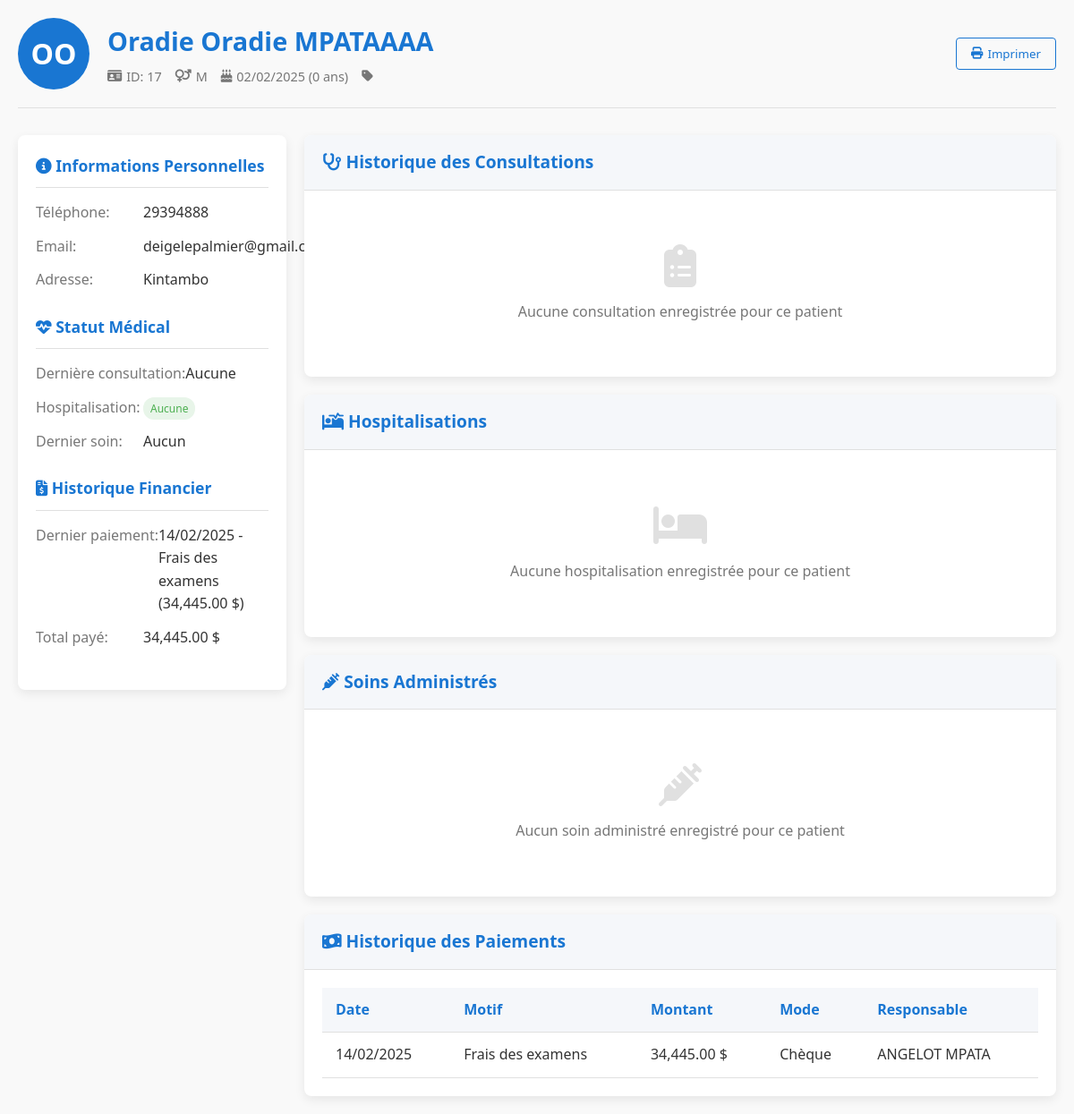
/dossier.php?id=17, run on the app's committed database.
### tables this page shows
CREATE TABLE IF NOT EXISTS `patient` (
  `id_patient` int NOT NULL AUTO_INCREMENT,
  `nom` varchar(50) DEFAULT NULL,
  `postnom` varchar(50) DEFAULT NULL,
  `prenom` varchar(50) DEFAULT NULL,
  `telephone` varchar(20) DEFAULT NULL,
  `Datenaiss` date DEFAULT NULL,
  `AdresseMail` varchar(100) DEFAULT NULL,
  `sexe` varchar(10) DEFAULT NULL,
  `adresse` varchar(255) DEFAULT NULL,
  `id_categorie` int DEFAULT NULL,
  `id_agent` int DEFAULT NULL,
  PRIMARY KEY (`id_patient`),
  KEY `id_categorie` (`id_categorie`),
  KEY `id_agent` (`id_agent`)
);

CREATE TABLE IF NOT EXISTS `paiement` (
  `id_paie` int NOT NULL AUTO_INCREMENT,
  `montant` decimal(10,2) DEFAULT NULL,
  `date_paie` date DEFAULT NULL,
  `id_Motifpaie` int DEFAULT NULL,
  `id_patient` int DEFAULT NULL,
  `id_Modepaiement` int DEFAULT NULL,
  `id_agent` int DEFAULT NULL,
  PRIMARY KEY (`id_paie`),
  KEY `id_Motifpaie` (`id_Motifpaie`),
  KEY `id_patient` (`id_patient`),
  KEY `id_Modepaiement` (`id_Modepaiement`),
  KEY `id_agent` (`id_agent`)
);

CREATE TABLE IF NOT EXISTS `motifpaiement` (
  `id_Motifpaie` int NOT NULL AUTO_INCREMENT,
  `lib_Motifpaie` varchar(100) DEFAULT NULL,
  `prix` decimal(10,2) DEFAULT NULL,
  PRIMARY KEY (`id_Motifpaie`)
);

CREATE TABLE IF NOT EXISTS `modepaiement` (
  `id_Modepaiement` int NOT NULL AUTO_INCREMENT,
  `lib_Modepaiement` varchar(50) DEFAULT NULL,
  `numero_transaction` varchar(100) DEFAULT NULL,
  PRIMARY KEY (`id_Modepaiement`)
);

CREATE TABLE IF NOT EXISTS `agent` (
  `id_agent` int NOT NULL AUTO_INCREMENT,
  `nom` varchar(50) DEFAULT NULL,
  `postnom` varchar(50) DEFAULT NULL,
  `prenom` varchar(50) DEFAULT NULL,
  `telephone` varchar(20) DEFAULT NULL,
  `AdresseMail` varchar(100) DEFAULT NULL,
  `sexe` varchar(10) DEFAULT NULL,
  `adresse` varchar(255) DEFAULT NULL,
  `id_specialite` int DEFAULT NULL,
  `id_fonction` int DEFAULT NULL,
  PRIMARY KEY (`id_agent`),
  KEY `id_specialite` (`id_specialite`),
  KEY `id_fonction` (`id_fonction`)
);

### dossier.php (the view, shortened to what the rows shown need)
<!DOCTYPE html>
<html lang="fr">
<head>
    <link rel="stylesheet" href="https://cdnjs.cloudflare.com/ajax/libs/font-awesome/6.4.0/css/all.min.css">
    <link href="CSS/dossier.css" rel="stylesheet">
</head>
<body>
    <div class="container">
        <?php
        include('Configuration/config.php');
        $id_patient = isset($_GET['id']) ? intval($_GET['id']) : 0;
        try {
            $sql_patient = "SELECT p.*, c.lib_categ
                           FROM patient p
                           LEFT JOIN categorie c ON p.id_categorie = c.id_categorie
                           WHERE p.id_patient = ?";
            $stmt_patient = $pdo->prepare($sql_patient);
            $stmt_patient->execute([$id_patient]);
            $patient = $stmt_patient->fetch(PDO::FETCH_ASSOC);
            $sql_paiements = "SELECT pa.*, m.lib_Motifpaie, mp.lib_Modepaiement, a.nom as agent_nom, a.prenom as agent_prenom
                            FROM paiement pa
                            LEFT JOIN motifpaiement m ON pa.id_Motifpaie = m.id_Motifpaie
                            LEFT JOIN modepaiement mp ON pa.id_Modepaiement = mp.id_Modepaiement
                            LEFT JOIN agent a ON pa.id_agent = a.id_agent
                            WHERE pa.id_patient = ?
                            ORDER BY pa.date_paie DESC";
            $stmt_paiements = $pdo->prepare($sql_paiements);
            $stmt_paiements->execute([$id_patient]);
            $paiements = $stmt_paiements->fetchAll(PDO::FETCH_ASSOC);
        } catch (PDOException $e) {
            die("Erreur de base de données: " . $e->getMessage());
        }
        ?>
        <div class="dossier-header">
            <div class="patient-identity">
                <div class="patient-avatar">
                    <?= strtoupper(substr($patient['prenom'], 0, 1) . substr($patient['nom'], 0, 1)) ?>
                </div>
                <div class="patient-info">
                    <h2><?= htmlspecialchars($patient['prenom'] . ' ' . $patient['nom'] . ' ' . ($patient['postnom'] ?? '')) ?></h2>
                    <div class="patient-meta">
                        <span class="meta-item"><i class="fas fa-id-card"></i> ID: <?= $patient['id_patient'] ?></span>
                        <span class="meta-item"><i class="fas fa-venus-mars"></i> <?= htmlspecialchars($patient['sexe']) ?></span>
                        <span class="meta-item"><i class="fas fa-birthday-cake"></i> <?= date('d/m/Y', strtotime($patient['Datenaiss'])) ?> (<?= calculateAge($patient['Datenaiss']) ?> ans)</span>
                        <span class="meta-item"><i class="fas fa-tag"></i> <?= htmlspecialchars($patient['lib_categorie']) ?></span>
                    </div>
                </div>
            </div>
        </div>
        <div class="dossier-content">
            <div class="dossier-sidebar">
                <div class="sidebar-section">
                    <ul class="info-list">
                        <li class="info-item">
                            <span class="info-label">Téléphone:</span>
                            <span class="info-value"><?= htmlspecialchars($patient['telephone']) ?></span>
                        </li>
                        <li class="info-item">
                            <span class="info-label">Email:</span>
                            <span class="info-value"><?= htmlspecialchars($patient['AdresseMail']) ?></span>
                        </li>
                        <li class="info-item">
                            <span class="info-label">Adresse:</span>
                            <span class="info-value"><?= htmlspecialchars($patient['adresse']) ?></span>
                        </li>
                    </ul>
                </div>
                <div class="sidebar-section">
                    <ul class="info-list">
                        <li class="info-item">
                            <span class="info-label">Dernier paiement:</span>
                            <span class="info-value">
                                <?= count($paiements) > 0 ?
                                    date('d/m/Y', strtotime($paiements[0]['date_paie'])) . ' - ' .
                                    htmlspecialchars($paiements[0]['lib_Motifpaie']) . ' (' .
                                    number_format($paiements[0]['montant'], 2) . ' $)' :
                                    'Aucun' ?>
                            </span>
                        </li>
                    </ul>
                </div>
            </div>
            <div class="dossier-main">
                <div class="card">
                    <div class="card-body">
                        <?php if (count($paiements) > 0): ?>
                            <div class="table-responsive">
                                <table>
                                    <thead>
                                        <tr>
                                            <th>Date</th>
                                            <th>Motif</th>
                                            <th>Montant</th>
                                            <th>Mode</th>
                                            <th>Responsable</th>
                                        </tr>
                                    </thead>
                                    <tbody>
                                        <?php foreach ($paiements as $paiement): ?>
                                            <tr>
                                                <td><?= date('d/m/Y', strtotime($paiement['date_paie'])) ?></td>
                                                <td><?= htmlspecialchars($paiement['lib_Motifpaie']) ?></td>
                                                <td><?= $paiement['montant'] !== null ? number_format($paiement['montant'], 2) . ' $' : 'N/A' ?></td>
                                                <td><?= htmlspecialchars($paiement['lib_Modepaiement'] ?? 'N/A') ?></td>
                                                <td><?= htmlspecialchars($paiement['agent_prenom'] . ' ' . $paiement['agent_nom']) ?></td>
                                            </tr>
                                        <?php endforeach; ?>
                                    </tbody>
                                </table>
                            </div>
                        <?php endif; ?>
                    </div>
                </div>
            </div>
        </div>
    </div>
    <?php
    function calculateAge($birthdate) {
        $birthDate = new DateTime($birthdate);
        $today = new DateTime();
        $age = $today->diff($birthDate);
        return $age->y;
    }
    ?>
</body>
</html>

### data on the page
patient: prenom+nom "OO", prenom+nom+postnom "Oradie Oradie MPATAAAA", id_patient "17", sexe "M", Datenaiss "02/02/2025", Datenaiss "0", telephone "29394888", AdresseMail "deigelepalmier@gmail.com", adresse "Kintambo"
paiement: date_paie "14/02/2025", id_Motifpaie.lib_Motifpaie "Frais des examens", montant "34,445.00", id_Modepaiement.lib_Modepaiement "Chèque", id_agent.nom "ANGELOT MPATA"

### other printed values
$total "34,445.00"
